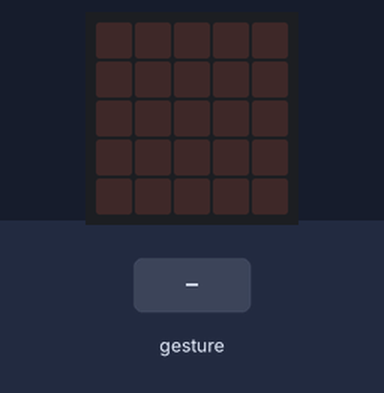
A program run on a simulated BBC micro:bit (MakeCode). On the bench: the board's 5×5 LED display. The inputs (shaded band) are chosen by the test bench. Random numbers come from a fixed seed; a tilt is held for 1.5 s and a shake lasts 1 s, then the board lies face up again.

Above: at 1.2 s.
1.3 s: gesture 'shake'
At 2.7 s:
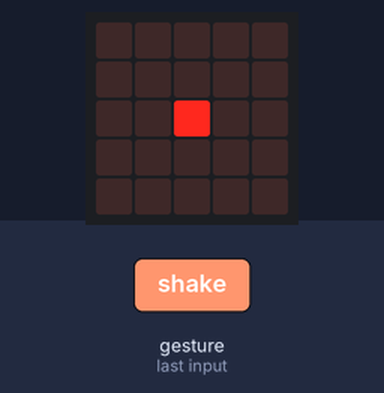
3.0 s: gesture 'shake'
At 4.0 s:
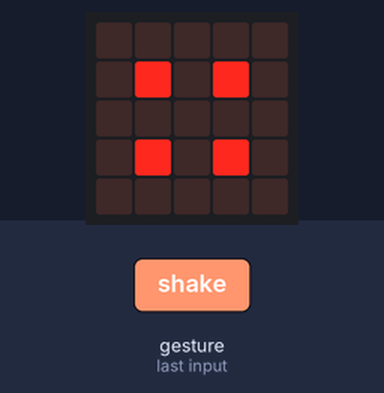
4.7 s: gesture 'shake'
At 5.3 s:
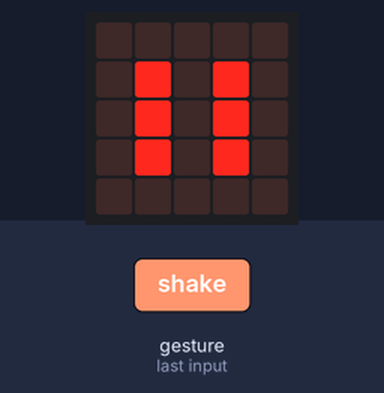
Timing chart, 0 to 7.7 s (numbered marks = the images above; inputs shaded):
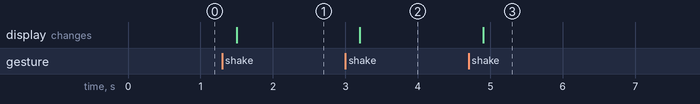

The program:

main.ts
```typescript
let dice = 0
input.onGesture(Gesture.Shake, function () {
    dice = randint(0, 6)
    if (dice == 1) {
        basic.showLeds(`
            . . . . .
            . . . . .
            . . # . .
            . . . . .
            . . . . .
            `)
    } else if (dice == 2) {
        basic.showLeds(`
            . . . . .
            . # . . .
            . . . . .
            . . . # .
            . . . . .
            `)
    } else if (dice == 3) {
        basic.showLeds(`
            . . . . .
            . # . . .
            . . # . .
            . . . # .
            . . . . .
            `)
    } else if (dice == 4) {
        basic.showLeds(`
            . . . . .
            . # . # .
            . . . . .
            . # . # .
            . . . . .
            `)
    } else if (dice == 5) {
        basic.showLeds(`
            . . . . .
            . # . # .
            . . # . .
            . # . # .
            . . . . .
            `)
    } else {
        basic.showLeds(`
            . . . . .
            . # . # .
            . # . # .
            . # . # .
            . . . . .
            `)
    }
})
```

test.ts
```typescript
// les tests vont ici ; cela ne sera pas compilé si ce paquet est utilisé en tant qu'extension.
```

Measured:
- after the input at 1.3 s, the display: changes after 0.20 s (image 1)
- after the input at 3.0 s, the display: changes after 0.20 s (image 2)
- after the input at 4.7 s, the display: changes after 0.20 s (image 3)
